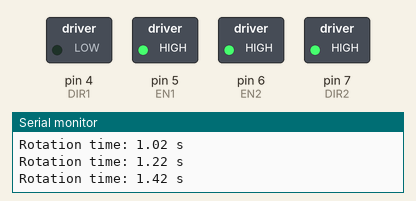
Simulated run of this sketch. Board: Arduino Uno, built with avr-gcc and run on an emulated ATmega328P. Shown: switched loads named in the sketch (green lamp = pin HIGH), the last lines printed to the serial monitor.

Above: at 3.5 s.
At 12.5 s:
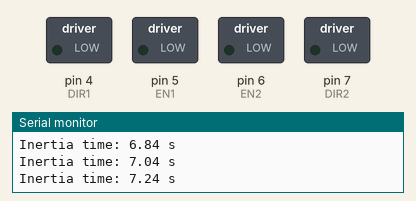
At 28.1 s:
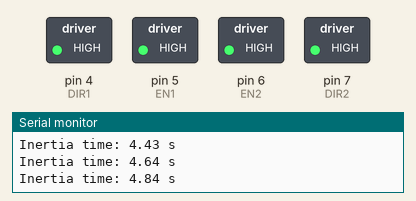
At 35.7 s:
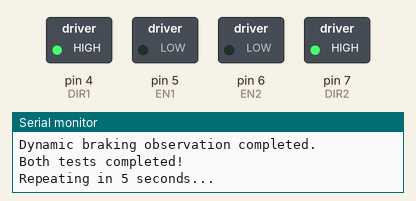
Timing chart, 0 to 49.1 s (numbered marks = the images above):
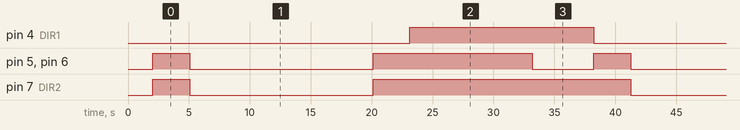

The sketch:

coasting_n_dynamic_brake_test.ino
```cpp
const int EN1 = 5;
const int EN2 = 6;
const int DIR1 = 4;
const int DIR2 = 7;

unsigned long startTime;
unsigned long elapsedTime;

void setup()
{
  pinMode(EN1, OUTPUT);
  pinMode(EN2, OUTPUT);
  pinMode(DIR1, OUTPUT);
  pinMode(DIR2, OUTPUT);

  Serial.begin(9600);

  Serial.println("================================");
  Serial.println(" DC MOTOR INERTIA TEST");
  Serial.println("================================");

  delay(2000);
}

void runMotor()
{
  digitalWrite(DIR1, LOW);
  digitalWrite(DIR2, HIGH);

  analogWrite(EN1, 255);
  analogWrite(EN2, 255);

  Serial.println("Motor STARTED - PWM 255");

  startTime = millis();

  // Display rotation timer for 3 seconds
  while (millis() - startTime < 3000)
  {
    Serial.print("Rotation time: ");
    Serial.print((millis() - startTime) / 1000.0, 2);
    Serial.println(" s");

    delay(200);
  }

  Serial.println("3 seconds completed!");
}

void coastingTest()
{
  Serial.println("\n========== COASTING TEST ==========");

  runMotor();

  // Disable motor output to allow free rotation
  analogWrite(EN1, 0);
  analogWrite(EN2, 0);

  digitalWrite(DIR1, LOW);
  digitalWrite(DIR2, LOW);

  Serial.println("COASTING ACTIVATED!");
  Serial.println("Measuring inertia time...");

  unsigned long brakeStart = millis();

  // Display inertia timer
  while (millis() - brakeStart < 10000)
  {
    Serial.print("Inertia time: ");
    Serial.print((millis() - brakeStart) / 1000.0, 2);
    Serial.println(" s");

    delay(200);
  }

  Serial.println("Coasting observation completed.");
}

void dynamicBrakingTest()
{
  Serial.println("\n====== DYNAMIC BRAKING TEST ======");

  runMotor();

  // Apply dynamic braking
  digitalWrite(DIR1, HIGH);
  digitalWrite(DIR2, HIGH);

  Serial.println("DYNAMIC BRAKING ACTIVATED!");
  Serial.println("Measuring inertia time...");

  unsigned long brakeStart = millis();

  // Display inertia timer
  while (millis() - brakeStart < 10000)
  {
    Serial.print("Inertia time: ");
    Serial.print((millis() - brakeStart) / 1000.0, 2);
    Serial.println(" s");

    delay(200);
  }

  // Disable motor output after observation
  analogWrite(EN1, 0);
  analogWrite(EN2, 0);

  Serial.println("Dynamic braking observation completed.");
}

void loop()
{
  coastingTest();

  Serial.println("\nWaiting 5 seconds...");
  delay(5000);

  dynamicBrakingTest();

  Serial.println("\nBoth tests completed!");
  Serial.println("Repeating in 5 seconds...");

  delay(5000);
}
```

Measured:
- by itself, pin 4 (DIR1): alternates HIGH for 15.1 s and LOW for 21.1 s
- by itself, pin 5 (EN1), pin 6 (EN2): repeats every 36.2 s: LOW 15.1 s, HIGH 13.1 s, LOW 5.0 s, HIGH 3.0 s
- by itself, pin 7 (DIR2): repeats every 36.2 s: LOW 15.1 s, HIGH 21.1 s
